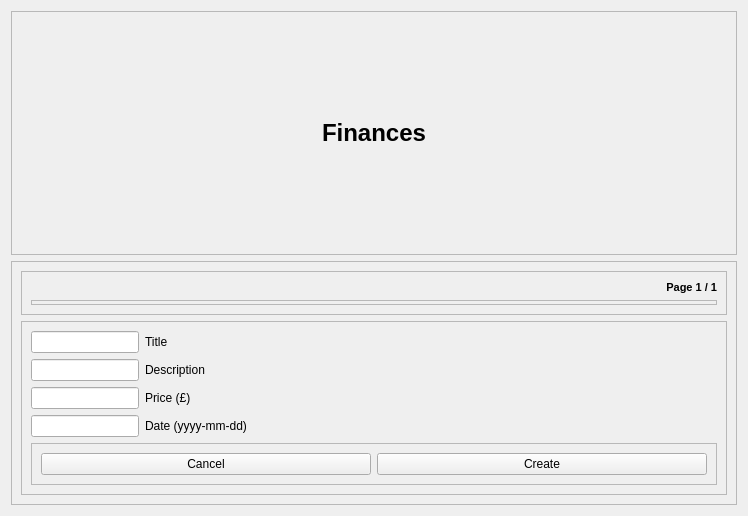
<?xml version="1.0" encoding="UTF-8"?>
<ui version="4.0">
 <class>FinancesWidget</class>
 <widget class="QWidget" name="FinancesWidget">
  <property name="geometry">
   <rect>
    <x>0</x>
    <y>0</y>
    <width>748</width>
    <height>516</height>
   </rect>
  </property>
  <property name="windowTitle">
   <string>Form</string>
  </property>
  <layout class="QGridLayout" name="gridLayout">
   <item row="0" column="0">
    <widget class="QFrame" name="TopFrame">
     <property name="frameShape">
      <enum>QFrame::StyledPanel</enum>
     </property>
     <property name="frameShadow">
      <enum>QFrame::Raised</enum>
     </property>
     <layout class="QGridLayout" name="gridLayout_2">
      <item row="0" column="0">
       <widget class="QLabel" name="Title">
        <property name="font">
         <font>
          <pointsize>18</pointsize>
          <weight>75</weight>
          <bold>true</bold>
         </font>
        </property>
        <property name="text">
         <string>Finances</string>
        </property>
        <property name="alignment">
         <set>Qt::AlignCenter</set>
        </property>
       </widget>
      </item>
     </layout>
    </widget>
   </item>
   <item row="1" column="0">
    <widget class="QFrame" name="BottomFrame">
     <property name="frameShape">
      <enum>QFrame::StyledPanel</enum>
     </property>
     <property name="frameShadow">
      <enum>QFrame::Raised</enum>
     </property>
     <layout class="QVBoxLayout" name="verticalLayout">
      <item>
       <widget class="QFrame" name="ListFrame">
        <property name="frameShape">
         <enum>QFrame::StyledPanel</enum>
        </property>
        <property name="frameShadow">
         <enum>QFrame::Raised</enum>
        </property>
        <layout class="QGridLayout" name="gridLayout_3">
         <item row="1" column="0">
          <widget class="QFrame" name="ListFrameLine">
           <property name="frameShape">
            <enum>QFrame::StyledPanel</enum>
           </property>
           <property name="frameShadow">
            <enum>QFrame::Raised</enum>
           </property>
          </widget>
         </item>
         <item row="0" column="0">
          <widget class="QLabel" name="PageNumberLabel">
           <property name="font">
            <font>
             <pointsize>8</pointsize>
             <weight>75</weight>
             <bold>true</bold>
            </font>
           </property>
           <property name="text">
            <string>Page 1 / 1</string>
           </property>
           <property name="alignment">
            <set>Qt::AlignRight|Qt::AlignTrailing|Qt::AlignVCenter</set>
           </property>
          </widget>
         </item>
        </layout>
       </widget>
      </item>
      <item>
       <widget class="QFrame" name="InputsFrame">
        <property name="frameShape">
         <enum>QFrame::StyledPanel</enum>
        </property>
        <property name="frameShadow">
         <enum>QFrame::Raised</enum>
        </property>
        <layout class="QGridLayout" name="gridLayout_4">
         <item row="0" column="0">
          <layout class="QFormLayout" name="Inputs">
           <item row="0" column="0">
            <widget class="QLineEdit" name="TitleInput"/>
           </item>
           <item row="0" column="1">
            <widget class="QLabel" name="TitleLabel">
             <property name="text">
              <string>Title</string>
             </property>
            </widget>
           </item>
           <item row="1" column="0">
            <widget class="QLineEdit" name="DescriptionInput"/>
           </item>
           <item row="1" column="1">
            <widget class="QLabel" name="DescriptionLabel">
             <property name="text">
              <string>Description</string>
             </property>
            </widget>
           </item>
           <item row="2" column="0">
            <widget class="QLineEdit" name="PriceInput"/>
           </item>
           <item row="2" column="1">
            <widget class="QLabel" name="PriceLabel">
             <property name="text">
              <string>Price (£)</string>
             </property>
            </widget>
           </item>
           <item row="3" column="0">
            <widget class="QLineEdit" name="DateInput"/>
           </item>
           <item row="3" column="1">
            <widget class="QLabel" name="DateLabel">
             <property name="text">
              <string>Date (yyyy-mm-dd)</string>
             </property>
            </widget>
           </item>
          </layout>
         </item>
         <item row="1" column="0">
          <widget class="QFrame" name="InputsButtonsLine">
           <property name="frameShape">
            <enum>QFrame::StyledPanel</enum>
           </property>
           <property name="frameShadow">
            <enum>QFrame::Raised</enum>
           </property>
           <layout class="QHBoxLayout" name="horizontalLayout_2">
            <item>
             <widget class="QPushButton" name="CancelButton">
              <property name="text">
               <string>Cancel</string>
              </property>
             </widget>
            </item>
            <item>
             <widget class="QPushButton" name="CreateButton">
              <property name="text">
               <string>Create</string>
              </property>
             </widget>
            </item>
           </layout>
          </widget>
         </item>
        </layout>
       </widget>
      </item>
     </layout>
    </widget>
   </item>
  </layout>
 </widget>
 <resources/>
 <connections>
  <connection>
   <sender>CancelButton</sender>
   <signal>clicked()</signal>
   <receiver>FinancesWidget</receiver>
   <slot>CancelButtonClicked()</slot>
   <hints>
    <hint type="sourcelabel">
     <x>204</x>
     <y>446</y>
    </hint>
    <hint type="destinationlabel">
     <x>373</x>
     <y>257</y>
    </hint>
   </hints>
  </connection>
  <connection>
   <sender>CreateButton</sender>
   <signal>clicked()</signal>
   <receiver>FinancesWidget</receiver>
   <slot>CreateButtonClicked()</slot>
   <hints>
    <hint type="sourcelabel">
     <x>542</x>
     <y>446</y>
    </hint>
    <hint type="destinationlabel">
     <x>373</x>
     <y>257</y>
    </hint>
   </hints>
  </connection>
 </connections>
</ui>
